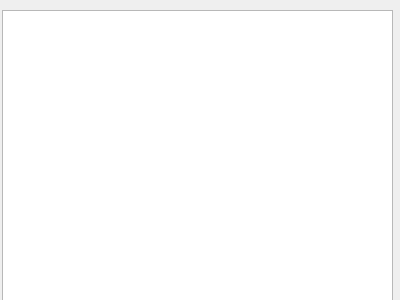
<?xml version="1.0" encoding="UTF-8"?>
<ui version="4.0">
 <class>Form</class>
 <widget class="QWidget" name="Form">
  <property name="geometry">
   <rect>
    <x>0</x>
    <y>0</y>
    <width>400</width>
    <height>300</height>
   </rect>
  </property>
  <property name="windowTitle">
   <string>Form</string>
  </property>
  <widget class="QWidget" name="verticalLayoutWidget">
   <property name="geometry">
    <rect>
     <x>2</x>
     <y>10</y>
     <width>391</width>
     <height>291</height>
    </rect>
   </property>
   <layout class="QVBoxLayout" name="verticalLayout">
    <item>
     <widget class="QTableWidget" name="tableWidget"/>
    </item>
   </layout>
  </widget>
 </widget>
 <resources/>
 <connections/>
</ui>
